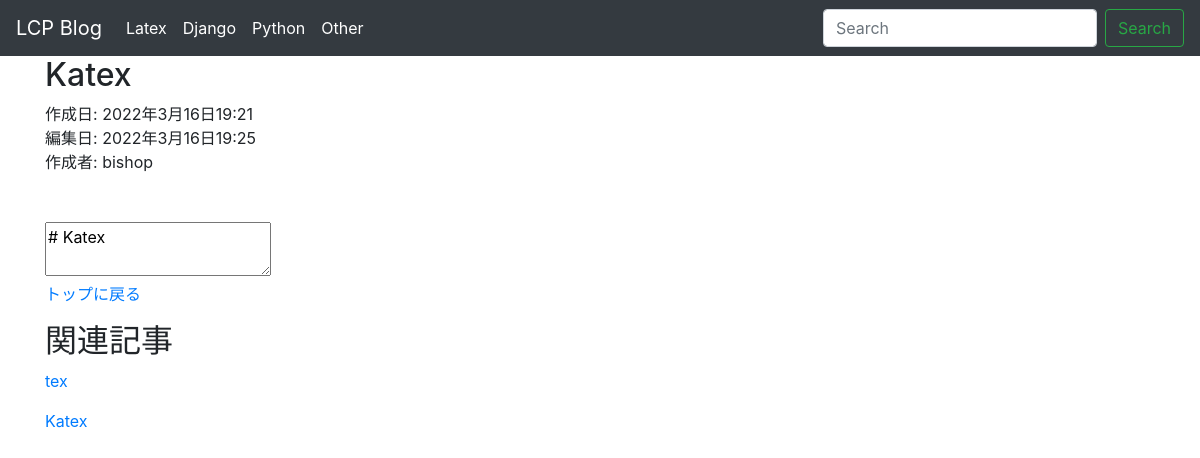
Page /katex/ on the committed database.
### posts/models.py (models this page shows, shortened)
class Category(models.Model):
    name = models.CharField('カテゴリー', max_length=50)
    def __str__(self):
        return self.name
    class Meta:
        verbose_name_plural = 'CATEGORY'

class Post(models.Model):
    title = models.CharField(max_length=100)
    created_at = models.DateTimeField(auto_now_add=True, editable=False, blank=False, null=False)
    updated_at = models.DateTimeField(auto_now=True, editable=False, blank=False, null=False)
    body = MDTextField(blank=True, null=False)
    slug = models.SlugField(max_length=255, null=False, blank=False, unique=True, verbose_name='url')
    auther = models.ForeignKey('auth.User', on_delete=models.PROTECT)
    category = models.ForeignKey(Category, verbose_name='Category', on_delete=models.PROTECT, blank=True, null=True)
    tag = models.ManyToManyField(Tag, verbose_name='Tag', blank=True, null=True)
    relation = models.ManyToManyField('self', verbose_name='関連記事', blank=True, null=True)
    class Meta:
        verbose_name_plural = 'BLOG'

### posts/views.py (the view)
# urls.py: path('<slug:slug>/', views.detail, name="detail"), #/ないとエラー出る
def detail(request, slug):
    post = get_object_or_404(Post, slug=slug)
    return render(request, 'posts/detail.html', {'post': post})

### posts/context.py (called while the page is built)
def related(request):
    context = {
      'category_list': Category.objects.all(),
      'tag_list': Tag.objects.all(),
    }
    return context

### posts/templatetags/markdown_extras.py (called while the page is built)
@register.filter()
@stringfilter
def markdown(value):
    return md.markdown(value, extensions=['markdown.extensions.fenced_code', 'toc', 'tables'])

### posts/templates/posts/detail.html (shortened to what this page needs)
{% extends 'base.html' %}
{% load static %}
{% load markdown_extras %}
{% block head %}
<link href="{% static 'mdeditor/css/editormd.min.css' %}" rel="stylesheet">
<link href="{% static 'mdeditor/css/editormd.preview.css' %}" rel="stylesheet">
{% endblock %}
{% block body %}
    <h2>{{ post.title }}</h2>
    作成日: {{ post.created_at }} <br/>
    編集日: {{ post.updated_at }} <br/>
    作成者: {{ post.auther.username }}  <br/>
    <br /><br />
    <div id="content"><textarea>{{ post.body }}</textarea></div>
    <p><a href="{% url 'index' %}">トップに戻る</a></p>
    <h2>関連記事</h2>
    {% if post.relation.all %}
      {% for post in post.relation.all %}
        <p><a href="{% url 'detail' post.slug %}">{{ post.title }}</a></p>
      {% endfor %}
    {% else %}
      <p>関連記事はありません...</p>
    {% endif %}
{% endblock %}

### posts/templates/base.html (shortened to what this page needs)
{% load markdown_extras %}
{% load static %}
<!DOCTYPE html>
<html lang="en">
<head>
  <link rel="stylesheet" href="https://maxcdn.bootstrapcdn.com/bootstrap/4.0.0/css/bootstrap.min.css">
  <link rel="stylesheet" href="{% static 'css/fonts.css' %}">
  {% block head %}
  {% endblock %}
</head>
<body>
  <nav class="navbar navbar-expand-lg navbar-dark bg-dark">
    <a class="navbar-brand" href="{% url 'index' %}">LCP Blog</a>
    <div class="collapse navbar-collapse" id="navbarSupportedContent">
      <ul class="navbar-nav mr-auto">
        {% for category in category_list %}
        <li class="nav-item active">
          <a class="nav-link" href="{% url 'category' category %}">{{ category.name }}</a>
        </li>
        {% endfor %}
      </ul>
      <form class="form-inline my-2 my-lg-0" method="get" action="{% url 'search' %}">
        <input class="form-control mr-sm-2" type="search" name="keyword" placeholder="Search">
        <button class="btn btn-outline-success my-2 my-sm-0" type="submit">Search</button>
      </form>
    </div>
 </nav>
 <div class = "container" style = "display: block; margin-left: auto; margin-right: auto;" >
  {% block body %}
  {% endblock %}
 </div>
</body>

### rows in the picture
Category: name "Latex"
Category: name "Django"
Category: name "Python"
Category: name "Other"
Post: title "Katex", created_at "2022年3月16日19:21", updated_at "2022年3月16日19:25", auther.username "bishop", body "# Katex"
Post: title "tex"
